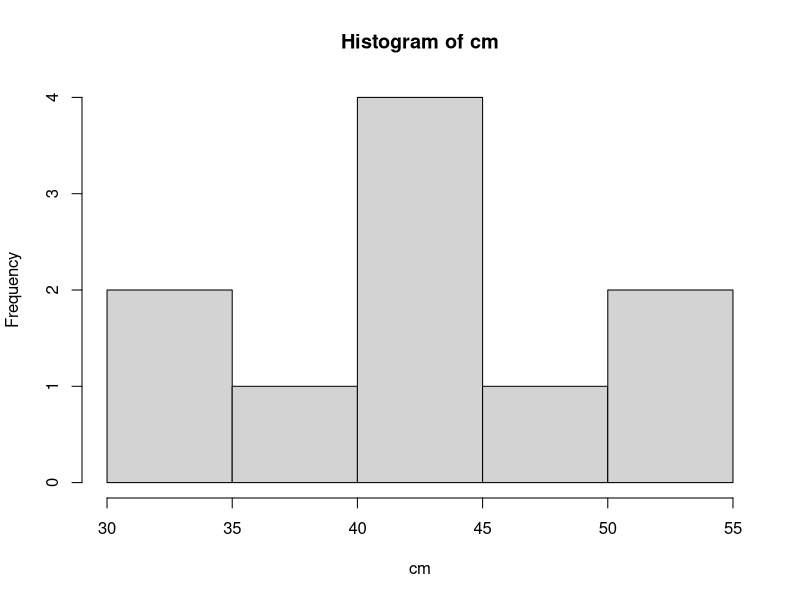

The R script that drew this image: (Note: this script raises an error after producing the figure.)
# Sheet 1: Introduction to R, RStudio
# WS 2019/20

# Task 1: 
# sum of 52.3, 74.8, 3.17
52.3+74.8+3.17
# the square root of 144
144**0.5
# the 10-based logarithm of 200 multiplied with sin of $\pi/4$
log10(200)*sin(pi/4)
# the cumulative sum of the numbers 1,3,18,20,2 
cumsum(c(1,3,18,20,2))
# find 10 numbers between 0 and 20 rounded to the nearest
sample(x = 0:20, size = 10, replace = FALSE)
# or
round(runif(n = 10, min = 0, max = 20))

# Task 2: 
x <- 5
y <- 10
x * y
z <- x * y
myvec <- c(x,y,z)
min(myvec)
max(myvec)
mean(myvec)
rm(myvec)
  
# Task 3
rainfall <- c(0.1,0.5,2.3,1.1,11.3,14.7,23.4,15.7,0,0.9)

# a) 
mean(rainfall)
sd(rainfall)

# b)
cumsum(rainfall)

# c)
sum(rainfall)

# d)
which.max(rainfall)

# e)
rainfall[rainfall>10]

# f)
mean(rainfall[rainfall >=5])

# f)
rainfall[rainfall == 0 | rainfall == 1.1]
# alternative solution
rainfall[rainfall %in% c(0,1.1)]
# days where the rainfall is 0 or 1.1
which(rainfall %in% c(0,1.1))

# Task 4:
len <- c(2.5, 3.4, 4.8, 3.1, 1.7)
diam <- c(0.7, 0.4, 0.5, 0.5, 0.9)
 # a)
vol <- len * diam**2 * pi
vol

# b)
vol.cm <- 10*len * (10*diam)**2 * pi
vol.cm

# Task 5: 
x <- c(1,2,3,4,5)
y <- c(3,5,7,9)
# a)
intersect(x,y)

# b)
# x without y
setdiff(x,y)
# y without x
setdiff(y,x)

# c)
union(x,y)
# c(x,y) only concatenates x and y
c(x,y)

# Task 6
mat1 <- matrix(c(seq(0,18, by = 2), 
                 as.integer(runif(70,0,100))), 
               nrow = 8, ncol = 10, byrow = TRUE)
mat1
# a)
rm <- rowMeans(mat1)
rm
sd(rm)

# b)
# removing the first row of mat1 
mat2 <- mat1[-2,]
mat2
# colum means of mat2
cm <- colMeans(mat2)
cm
# creating a histogram of cm
hist(cm)

# Task 7
library(ggplot2)
library(tidyverse)
# a) 
names(mpg)
head(mpg)

# b) description of the dataset
help(mpg)

# c)
str_mpg <- data_frame(name = names(mpg),
                      type = rep(NA,length(names(mpg))),
                      level = rep(NA,length(names(mpg))),
                      dc = rep(NA,length(names(mpg))))
# properties of the variables
str_mpg[str_mpg$name =="manufacturer",2:4] <- c("qualitative","nominal","discrete")
str_mpg[str_mpg$name =="model",2:4] <- c("qualitative","nominal","discrete")
str_mpg[str_mpg$name =="displ",2:4] <- c("quantitative","ratio","continous")
str_mpg[str_mpg$name =="year",2:4] <- c("quantitative","interval","discrete")
str_mpg[str_mpg$name =="cyl",2:4] <- c("quantitative","ratio","discrete")
str_mpg[str_mpg$name =="trans",2:4] <- c("qualitative","nominal","discrete")
str_mpg[str_mpg$name =="drv",2:4] <- c("qualitative","nominal","discrete")
str_mpg[str_mpg$name =="cty",2:4] <- c("quantitative","ratio","continous")
str_mpg[str_mpg$name =="hwy",2:4] <- c("quantitative","ratio","continous")
str_mpg[str_mpg$name =="fl",2:4] <- c("qualitative","nominal","discrete")
str_mpg[str_mpg$name =="class",2:4] <- c("qualitative","nominal","discrete")
# display the 
str_mpg

# alternative solution

# create an empty tibble
str_mpg1 <- tibble(name = character(), type = character(), level = character(), dc = character())
# add rows
str_mpg1 <- str_mpg1 %>%
  add_row(name = "manufacturer", type = "qualitative", level = "nominal", dc = "discrete") %>%
  add_row(name = "model", type = "qualitative", level = "nominal", dc = "discrete") %>%
  add_row(name = "displ", type = "quantitative", level = "ratio", dc = "continous") %>%
  add_row(name = "year", type = "quantitative", level = "interval", dc = "discrete") %>%
  add_row(name = "cyl", type = "quantitative", level = "ratio", dc = "discrete") %>%
  add_row(name = "trans", type = "qualitative",level = "nominal", dc = "discrete") %>%
  add_row(name = "drv", type = "qualitative", level = "nominal", dc = "discrete") %>%
  add_row(name = "cty", type = "quantitative", level = "ratio", dc = "continous") %>%
  add_row(name = "hwy", type = "quantitative", level = "ratio", dc = "continous") %>%
  add_row(name = "fl", type = "qualitative", level = "nominal", dc = "discrete") %>%
  add_row(name = "class", type = "qualitative", level = "nominal", dc = "discrete")
head(str_mpg1)

# d)
subset(str_mpg, subset = (type == "quantitative" & dc == "discrete"))
